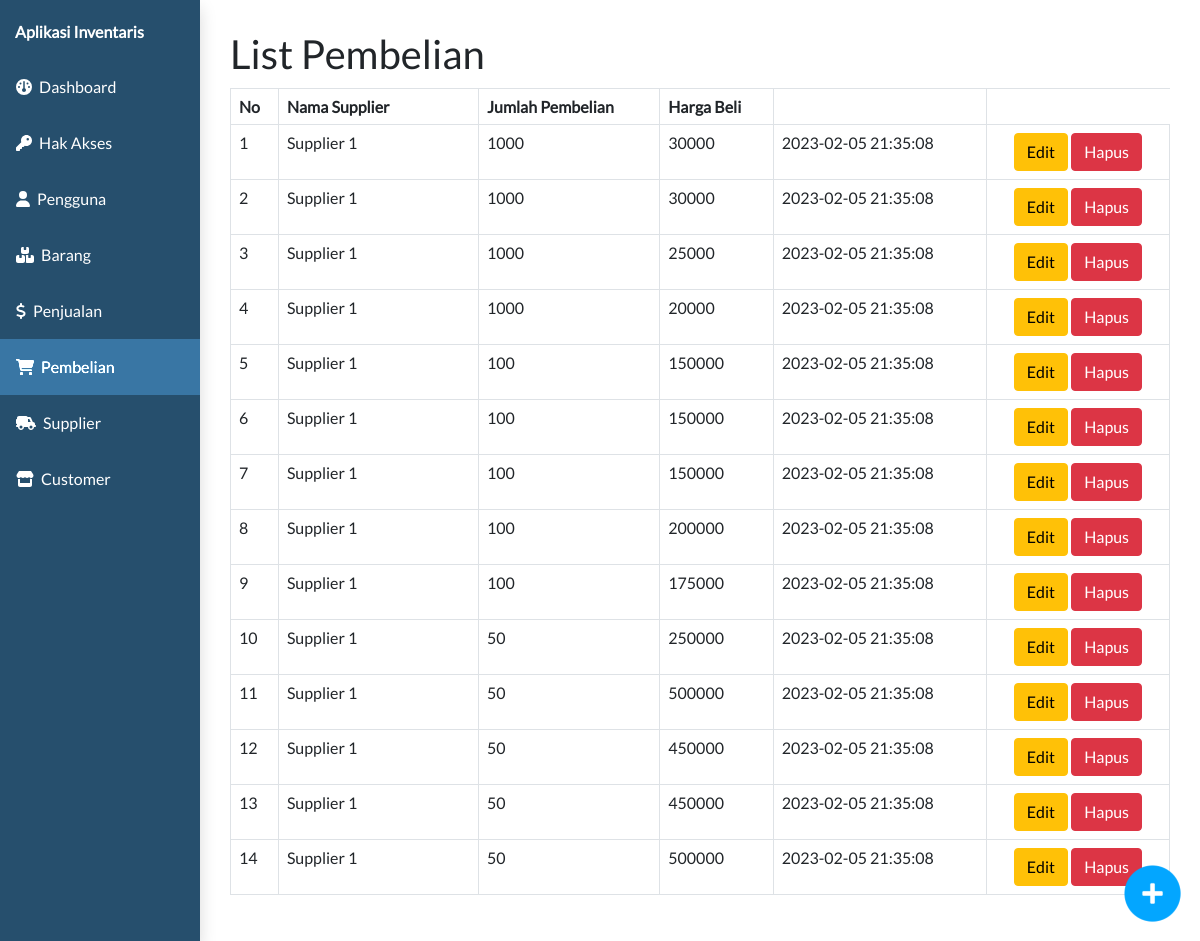
Screenshot of /admin.php?page=pembelian&subpage=pembelian-list with the database file from the repository.
### tables this page shows
CREATE TABLE `pembelian`  (
  `id_pembelian` int NOT NULL AUTO_INCREMENT,
  `jumlah_pembelian` int NULL DEFAULT NULL,
  `harga_beli` double NULL DEFAULT NULL,
  `id_barang` int NULL DEFAULT NULL,
  `id_supplier` int NULL DEFAULT NULL,
  `created_at` timestamp NULL DEFAULT CURRENT_TIMESTAMP,
  `updated_at` timestamp NULL DEFAULT NULL ON UPDATE CURRENT_TIMESTAMP,
  PRIMARY KEY (`id_pembelian`) USING BTREE,
  INDEX `id_barang`(`id_barang` ASC) USING BTREE,
  INDEX `id_supplier`(`id_supplier` ASC) USING BTREE,
  CONSTRAINT `pembelian_ibfk_1` FOREIGN KEY (`id_barang`) REFERENCES `barang` (`id_barang`) ON DELETE CASCADE ON UPDATE CASCADE,
  CONSTRAINT `pembelian_ibfk_2` FOREIGN KEY (`id_supplier`) REFERENCES `supplier` (`id_supplier`) ON DELETE CASCADE ON UPDATE CASCADE
);

CREATE TABLE `supplier`  (
  `id_supplier` int NOT NULL AUTO_INCREMENT,
  `nama_supplier` varchar(255) NULL DEFAULT NULL,
  `no_hp_supplier` varchar(30) NULL DEFAULT NULL,
  `alamat_supplier` text NULL,
  PRIMARY KEY (`id_supplier`) USING BTREE
);

### controller/pembelian_controller.php (called while the page is built, shortened)
<?php
require_once "controller/base_controller.php";
class PembelianController {
    function callmodel(){
        $baseController = new BaseController();
    }
    function pembelian_list(){
        $model = new model;
        $penjualan_list = $model->select3Table("pembelian", "supplier", "barang", "pembelian.id_supplier = supplier.id_supplier", "barang.id_barang = pembelian.id_barang");
        return $penjualan_list;
    }
}
?>

### model/model.php (called while the page is built, shortened)
<?php
class model {
    function select3Table($table, $table2, $table3, $on, $on2){
        require "koneksi.php";
        $data = mysqli_query($connect, "SELECT * FROM (($table INNER JOIN $table2 ON $on) INNER JOIN $table3 ON $on2)");
        $dataarray = array();
            while($row = mysqli_fetch_assoc($data)){
                $dataarray[] = $row;
            }
        return $dataarray;
    }
}
?>

### view/pembelian/pembelian-list.php (the view, shortened to what this page needs)
<?php
require_once "controller/pembelian_controller.php";
$pembelianController = new PembelianController();
$pembelianController->callasset();
$pembelian_list = $pembelianController->pembelian_list();
?>
<html>
<head>
</head>
<div class="clm-12 np">
  <div class="container-full" id="daftarproduk">
    <h1>List Pembelian</h1>
    <table class="table table-bordered" style="margin-top:10px">
      <?php if ($pembelian_list != null) : ?>
        <thead>
          <th>No</th>
          <th>Nama Supplier</th>
          <th>Jumlah Pembelian</th>
          <th>Harga Beli</th>
          <th></th>
        </thead>
        <?php $no = 1;
        foreach ($pembelian_list as  $pembelian) : ?>
          <tr>
            <td><?php echo $no;
                $no++ ?></td>
            <td style="width:200px"><?php echo $pembelian['nama_supplier'] ?></td>
            <td><?php echo $pembelian['jumlah_pembelian'] ?></td>
            <td><?php echo $pembelian['harga_beli'] ?></td>
            <td><?php echo $pembelian['created_at'] ?></td>
            <td class="text-center">
              <a href="submit.php?pembelian-edit=<?php echo $pembelian['id_pembelian'] ?>"><button class="btn btn-warning">Edit</button></a>
              <a href="submit.php?pembelian-delete=<?php echo $pembelian['id_pembelian'] ?>"><button class="btn btn-danger">Hapus</button></a>
            </td>
          </tr>
        <?php endforeach ?>
      <?php else : ?>
        <tr>
          <td colspan="7" style="text-align:center">Tidak Ada Data.</td>
        </tr>
      <?php endif ?>
    </table>
  </div>
</div>
<div class="fly-right">
  <a href="?page=pembelian&&subpage=pembelian-detail">
    <img src="assets/img/add_blue.png" class="flyitem" style="width:65px; height:65px;">
  </a>
</div>
</html>

### assets/css/style.css (style rules this page uses)
* { font-family: 'lato'; margin: 0px; }
.clm-1, .clm-2, .clm-3, .clm-4, .clm-5, .clm-6, .clm-7, .clm-8, .clm-9, .clm-10, .clm-11, .clm-12 { float:left; padding:10px; box-sizing: border-box; }
.clm-12 { width:100%; }
.container-full { width: 100%; padding:15px;; margin-left: auto; margin-right: auto; box-sizing: border-box; float:left; }
.np { padding:0px; }
.fly-right { position: fixed; bottom:0px; right: 0px; float: left; padding: 15px; }

### rows the page displays
pembelian: id_supplier.nama_supplier "Supplier 1", jumlah_pembelian "1000", harga_beli "30000", created_at "2023-02-05 21:35:08"
pembelian: id_supplier.nama_supplier "Supplier 1", jumlah_pembelian "1000", harga_beli "30000", created_at "2023-02-05 21:35:08"
pembelian: id_supplier.nama_supplier "Supplier 1", jumlah_pembelian "1000", harga_beli "25000", created_at "2023-02-05 21:35:08"
pembelian: id_supplier.nama_supplier "Supplier 1", jumlah_pembelian "1000", harga_beli "20000", created_at "2023-02-05 21:35:08"
pembelian: id_supplier.nama_supplier "Supplier 1", jumlah_pembelian "100", harga_beli "150000", created_at "2023-02-05 21:35:08"
pembelian: id_supplier.nama_supplier "Supplier 1", jumlah_pembelian "100", harga_beli "150000", created_at "2023-02-05 21:35:08"
pembelian: id_supplier.nama_supplier "Supplier 1", jumlah_pembelian "100", harga_beli "150000", created_at "2023-02-05 21:35:08"
pembelian: id_supplier.nama_supplier "Supplier 1", jumlah_pembelian "100", harga_beli "200000", created_at "2023-02-05 21:35:08"
pembelian: id_supplier.nama_supplier "Supplier 1", jumlah_pembelian "100", harga_beli "175000", created_at "2023-02-05 21:35:08"
pembelian: id_supplier.nama_supplier "Supplier 1", jumlah_pembelian "50", harga_beli "250000", created_at "2023-02-05 21:35:08"
pembelian: id_supplier.nama_supplier "Supplier 1", jumlah_pembelian "50", harga_beli "500000", created_at "2023-02-05 21:35:08"
pembelian: id_supplier.nama_supplier "Supplier 1", jumlah_pembelian "50", harga_beli "450000", created_at "2023-02-05 21:35:08"
pembelian: id_supplier.nama_supplier "Supplier 1", jumlah_pembelian "50", harga_beli "450000", created_at "2023-02-05 21:35:08"
pembelian: id_supplier.nama_supplier "Supplier 1", jumlah_pembelian "50", harga_beli "500000", created_at "2023-02-05 21:35:08"
